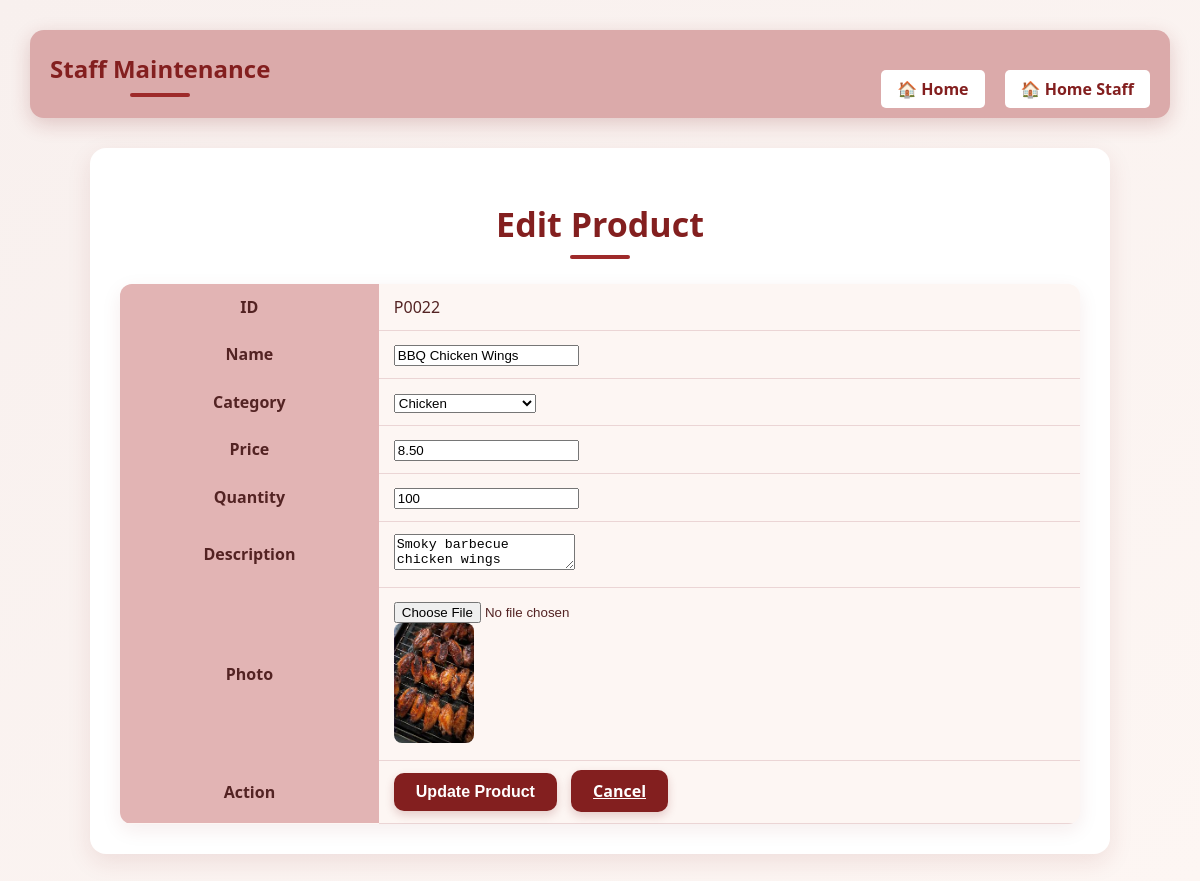
Page /app/staff/product_edit.php?edit_id=P0022 on the committed database.
### tables this page shows
CREATE TABLE `product` (
  `product_id` varchar(5) NOT NULL,
  `product_name` varchar(100) NOT NULL,
  `product_description` text DEFAULT NULL,
  `category` enum('Rice','Noodles','Chicken','Burgers','Drinks','Desserts') NOT NULL,
  `quantity` int(11) NOT NULL,
  `price` decimal(10,2) NOT NULL,
  `photo` varchar(100) NOT NULL
);

### app/staff/product_edit.php (the view, shortened to what this page needs)
<?php
require '_base.php';
$edit_id = $_GET['edit_id'] ?? null;
$product = null;
if ($edit_id) {
    $stm = $_db->prepare('SELECT * FROM product WHERE product_id = ?');
    $stm->execute([$edit_id]);
    $product = $stm->fetch();
}
$categories = ['Rice','Noodles','Chicken','Burgers','Drinks','Desserts'];
?>
<?php include '_head.php'; ?>
<div class="container">
    <h1><?= $edit_id ? 'Edit' : 'Add' ?> Product</h1>
    <form method="post" enctype="multipart/form-data">
        <table class="product">
            <tr>
                <th>ID</th>
                <td><?= $edit_id ? htmlspecialchars($edit_id) : htmlspecialchars($new_product_id) ?></td>
            </tr>
            <tr>
                <th>Name</th>
                <td><input type="text" name="p_name" value="<?= $product ? htmlspecialchars($product->product_name) : '' ?>" required></td>
            </tr>
            <tr>
                <th>Category</th>
                <td>
                    <select name="p_category" required>
                        <?php foreach ($categories as $cat):
                            $selected = ($product && $product->category === $cat) ? 'selected' : '';
                        ?>
                            <option value="<?= $cat ?>" <?= $selected ?>><?= $cat ?></option>
                        <?php endforeach; ?>
                    </select>
                </td>
            </tr>
            <tr>
                <th>Price</th>
                <td><input type="number" step="0.01" name="p_price" value="<?= $product ? $product->price : '' ?>" required></td>
            </tr>
            <tr>
                <th>Quantity</th>
                <td><input type="number" name="p_quantity" value="<?= $product ? $product->quantity : '' ?>" required></td>
            </tr>
            <tr>
                <th>Description</th>
                <td><textarea name="p_description" required><?= $product ? htmlspecialchars($product->product_description) : '' ?></textarea></td>
            </tr>
            <tr>
                <th>Photo</th>
                <td>
                    <input type="file" name="p_photo">
                    <?php if ($product && !empty($product->photo)): ?>
                        <br><img src="../product/images_product/<?= htmlspecialchars($product->photo) ?>" width="80" style="border-radius: 8px;">
                    <?php endif; ?>
                </td>
            </tr>
            <tr>
                <th>Action</th>
                <td>
                    <button type="submit" class="btn"><?= $edit_id ? 'Update Product' : 'Add Product' ?></button>
                    <?php if ($edit_id): ?>
                        <a href="product.php" class="btn">Cancel</a>
                    <?php endif; ?>
                </td>
            </tr>
        </table>
    </form>
</div>

### app/css/staff.css (style rules this page uses)
.container { max-width: 960px; margin: auto; background-color: #ffffff; border-radius: 16px; padding: 30px; box-shadow: 0 8px 24px rgba(131,31,31,0.1); }
h1 { text-align: center; font-size: 34px; color: rgb(131,31,31); margin-bottom: 25px; position: relative; }
h1::after { content: ''; display: block; width: 60px; height: 4px; background: #9e2a2a; margin: 8px auto 0; border-radius: 2px; }
.btn { background-color: rgb(131,31,31); color: white; padding: 10px 22px; border: none; border-radius: 10px; font-size: 16px; font-weight: bold; cursor: pointer; box-shadow: 0 4px 10px rgba(131,31,31,0.2); transition: background-color 0.3s, transform 0.2s; margin-right: 10px; }
table.product, table.order, table.user { width: 100%; border-collapse: collapse; background-color: #fdf6f3; border-radius: 12px; overflow: hidden; box-shadow: 0 6px 20px rgba(131,31,31,0.08); margin-top: 20px; }
table th { background-color: #e2b4b4; color: #532323; font-weight: 600; font-size: 16px; padding: 12px; }
table td { padding: 12px 15px; text-align: left; border-bottom: 1px solid #ebd5d5; }

### rows in the picture
product: p_name "BBQ Chicken Wings", p_price "8.50", p_quantity "100", p_description "Smoky barbecue chicken wings", photo (picture)

### other values in the picture
$edit_id "P0022"
form field p_category "Chicken"
